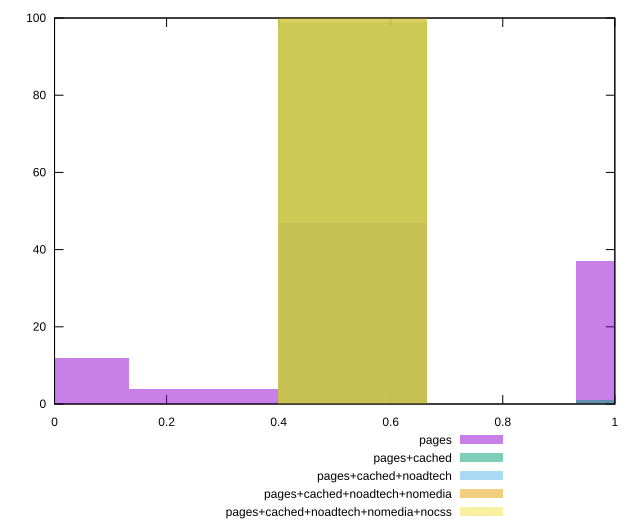

Write gnuplot code to recreate this figure.
reset

$pages <<EOF
1.0638610543305183 37
0.5319305271652591 47
0.26596526358262956 4
0 12
EOF

$pagesCached <<EOF
1.0638610543305183 1
0.5319305271652591 99
EOF

$pagesCachedNoadtech <<EOF
0.5319305271652591 100
EOF

$pagesCachedNoadtechNomedia <<EOF
0.5319305271652591 100
EOF

$pagesCachedNoadtechNomediaNocss <<EOF
0.5319305271652591 100
EOF

set key outside below
set boxwidth 0.26596526358262956
set xrange [0:1]
set yrange [0:100]
set trange [0:100]
set style fill transparent solid 0.5 noborder
set terminal svg size 640, 530 enhanced background rgb 'white'
set output "report_00022_2021-02-20T12:08:46.964Z/uses-rel-preload/comparison/histogram/all_score.svg"

plot $pages title "pages" with boxes, \
     $pagesCached title "pages+cached" with boxes, \
     $pagesCachedNoadtech title "pages+cached+noadtech" with boxes, \
     $pagesCachedNoadtechNomedia title "pages+cached+noadtech+nomedia" with boxes, \
     $pagesCachedNoadtechNomediaNocss title "pages+cached+noadtech+nomedia+nocss" with boxes

reset
